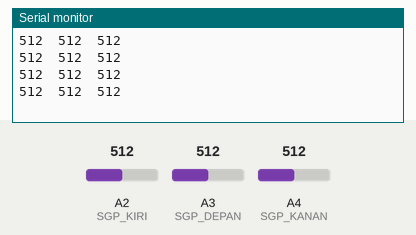
This sketch was run on a simulated Arduino Uno, built with avr-gcc and run on an emulated ATmega328P. Parts: the last lines printed to the serial monitor. The test bench sets the inputs (shaded band); at power-on: A2 (SGP_KIRI) = 512, A3 (SGP_DEPAN) = 512, A4 (SGP_KANAN) = 512.

Above: at 1.2 s.
1.3 s: A2 (SGP_KIRI) set to 716
At 1.71 s:
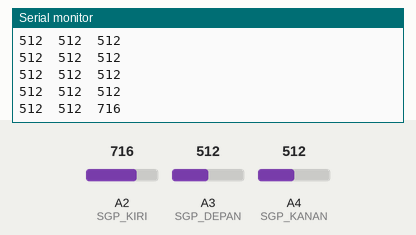
2.8 s: A3 (SGP_DEPAN) set to 716
At 2.91 s:
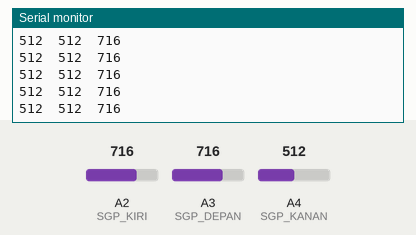
4.3 s: A4 (SGP_KANAN) set to 716
At 4.42 s:
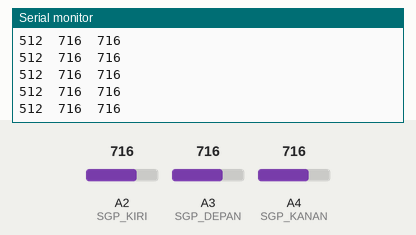
5.8 s: A2 (SGP_KIRI) set to 900
At 5.92 s:
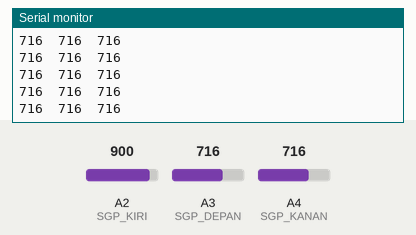
7.3 s: A3 (SGP_DEPAN) set to 900
At 7.43 s:
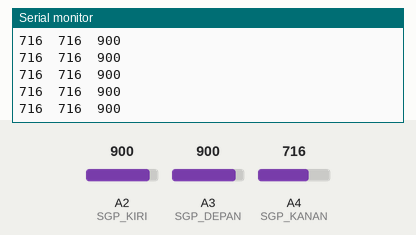
8.8 s: A4 (SGP_KANAN) set to 900
At 8.93 s:
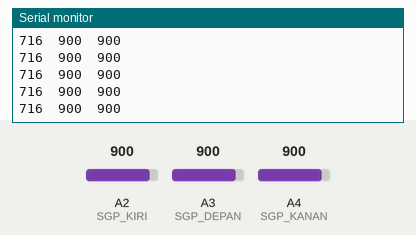
Timing chart, 0 to 11.3 s (numbered marks = the images above; inputs shaded):
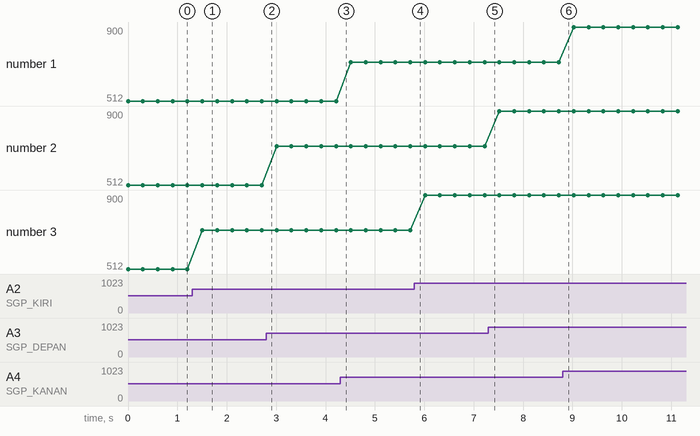

Measured:
- after the input at 1.3 s, the serial monitor: prints a new line after 0.20 s (image 1)
- plotted number 3: 512 → 716 after the input at 1.3 s, 716 → 900 after the input at 5.8 s

The sketch:

sharp_gp.ino
```cpp
#define SGP_KANAN A4
#define SGP_DEPAN A3
#define SGP_KIRI A2

void setup() {
  Serial.begin( 9600 );

  pinMode( SGP_KANAN , INPUT );
  pinMode( SGP_DEPAN , INPUT );
  pinMode( SGP_KIRI , INPUT );
}

void loop() {
  Serial.print( analogRead( SGP_KANAN) ); Serial.print( "  " );
  Serial.print( analogRead( SGP_DEPAN) ); Serial.print( "  " );
  Serial.print( analogRead( SGP_KIRI) ); Serial.println();
  delay( 300 );
}
```
